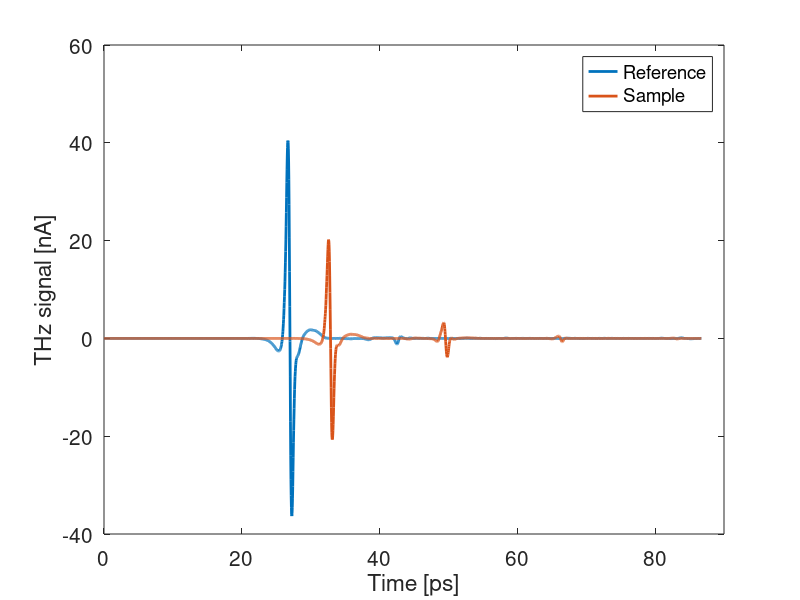

Source code (MATLAB): (Note: this script raises an error after producing the figure.)
clear all;
close all;
clc

%% load signal & save data %%

L=30000;
signal = zeros(L,2);
signal_temp = load('measured_signal.txt');

t = signal_temp(:,1);
signal_temp(:,1) = [];

signal(1:length(signal_temp),1) = signal_temp(:,1);
signal(1:length(signal_temp),2) = signal_temp(:,2);

d = 737.5*1e-6;
c = 299792458;

%% Plot the original signal %%

figure(1);
plot(t, signal_temp*10^9,'linewidth',2);

xlabel('Time [ps]');
ylabel('THz signal [nA]');
legend('Reference','Sample');
set(gca,'Fontsize',15);
xlim([0 90]);

%% Fast Fourier Transforms %%

signal_fft = fft(signal); % FFT signal
signal_amp = abs(signal_fft);
signal_ph(:,1) = phase(signal_fft(:,1));
signal_ph(:,2) = phase(signal_fft(:,2));

f_span = 1/(t(2)-t(1));
f = linspace(0,f_span,L+1)'; % time to frequency [THz]
f(L+1)=[];
k0 = 2*pi*f*(10^12)./c;

%% Plot the incidnet and transmitted THz field sepctra %%

figure(2);
plot(f,signal_amp,'linewidth',2);
% figure(21);
% plot(f,signal_ph);

xlabel('Frequency [THz]');
ylabel('Amplitude');
legend('Reference','Sample');
set(gca,'Fontsize',15);
xlim([0 5]);

%% Plot the transmission coefficient %%

figure(3);
T_ex = signal_fft(:,2).*exp(-d.*k0*1i)./signal_fft(:,1);
plot(f, abs(T_ex),'linewidth',3);

xlabel('Frequency [THz]');
ylabel('Transmission');
xlim([0 2.2]);
%xlim([0 5]);
ylim([0 1.0]);
set(gca,'Fontsize',15);

%% Calculate unknown index %%

n_ini = 3.4;
n(1:length(f),1) = n_ini;
T_th = zeros(length(f),1);
error = 1;
epsilon = 1e-10;
point = 300;

for w=point:length(f)
    n(w) = n(w-1);
    while error>epsilon
        n_old = n(w);
        
        T_th(w) = (4*n(w)*exp(-1i*k0(w)*n(w)*d))/((n(w)+1)^2-(n(w)-1)^2*exp(-1i*k0(w)*n(w)*2*d));
        
        df = T_th(w) - T_ex(w);
        
        df_diff = (4*exp(-d*k0(w)*n(w)*1i))/((n(w) + 1)^2 - exp(-d*k0(w)*n(w)*2i)*(n(w) - 1)^2) - (4*n(w)*exp(-d*k0(w)*n(w)*1i)*(2*n(w) - exp(-d*k0(w)*n(w)*2i)*(2*n(w) - 2) + d*k0(w)*exp(-d*k0(w)*n(w)*2i)*(n(w) - 1)^2*2i + 2))/((n(w) + 1)^2 - exp(-d*k0(w)*n(w)*2i)*(n(w) - 1)^2)^2 - (d*k0(w)*n(w)*exp(-d*k0(w)*n(w)*1i)*4i)/((n(w) + 1)^2 - exp(-d*k0(w)*n(w)*2i)*(n(w) - 1)^2);
        
        n(w) = n(w)-df/df_diff;
        
        if isnan(n(w))
            n(w) = 0.1;
        end
        error = abs((n(w)-n_old)/n(w));
    end
    error = 1;
end

for w=point-1:-1:10
    n(w) = n(w+1);
    while error>epsilon
        n_old = n(w);
        
        T_th(w) = (4*n(w)*exp(-1i*k0(w)*n(w)*d))/((n(w)+1)^2-(n(w)-1)^2*exp(-1i*k0(w)*n(w)*2*d));
        
        df = T_th(w) - T_ex(w);
        
        df_diff = (4*exp(-d*k0(w)*n(w)*1i))/((n(w) + 1)^2 - exp(-d*k0(w)*n(w)*2i)*(n(w) - 1)^2) - (4*n(w)*exp(-d*k0(w)*n(w)*1i)*(2*n(w) - exp(-d*k0(w)*n(w)*2i)*(2*n(w) - 2) + d*k0(w)*exp(-d*k0(w)*n(w)*2i)*(n(w) - 1)^2*2i + 2))/((n(w) + 1)^2 - exp(-d*k0(w)*n(w)*2i)*(n(w) - 1)^2)^2 - (d*k0(w)*n(w)*exp(-d*k0(w)*n(w)*1i)*4i)/((n(w) + 1)^2 - exp(-d*k0(w)*n(w)*2i)*(n(w) - 1)^2);
        
        n(w) = n(w)-df/df_diff;
        
        if isnan(n(w))
            n(w) = 0.1;
        end
        error = abs((n(w)-n_old)/n(w));
    end
    error = 1;
end
%% Plot the transmission coefficient %%

figure(4);
plot(f, real(n),'linewidth',3);
hold on;
plot(f, imag(n),'linewidth',3);

xlabel('Frequency [THz]');
ylabel('Index');
legend('real(n)', 'imag(n)');
set(gca,'Fontsize',15);
xlim([0.05 2]);
ylim([-2 5]);





